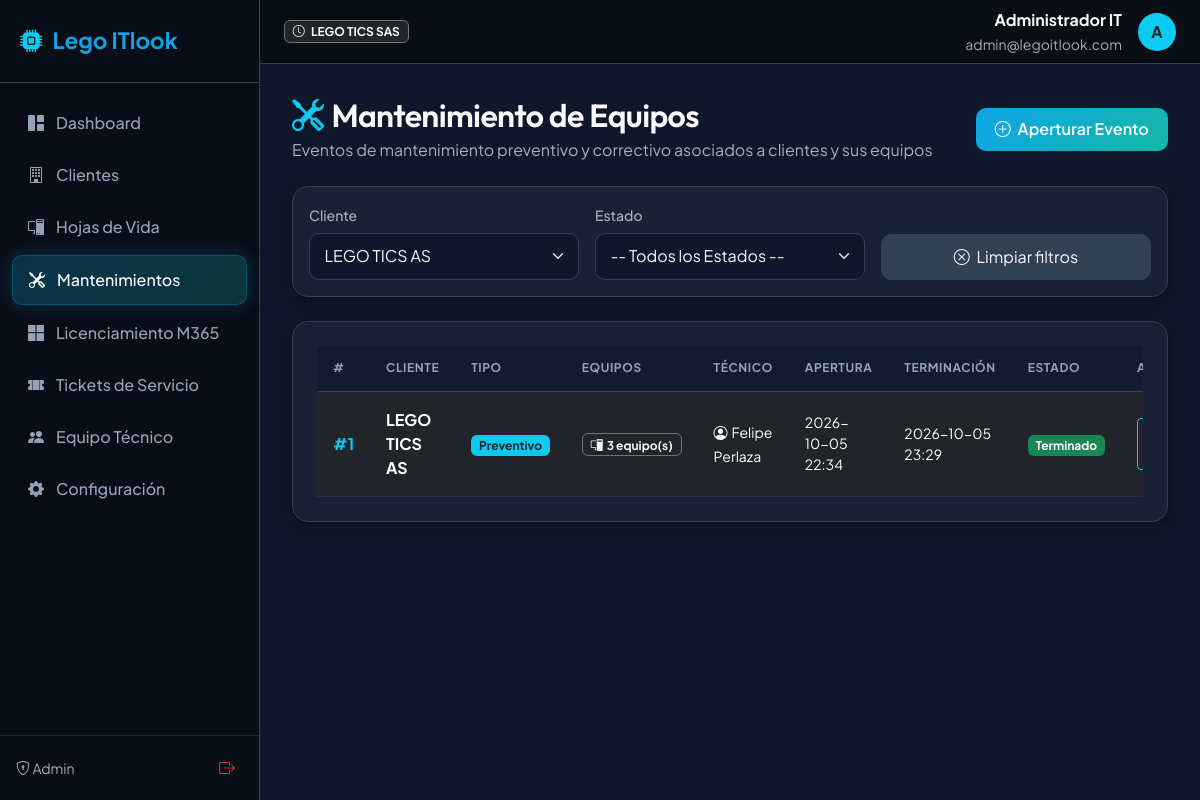
The app's page /maintenance/?client_id=1 (signed in) with its own data.
### app/models/user.py (models this page shows, shortened)
class User(UserMixin, db.Model):
    __tablename__ = 'users'
    id = db.Column(db.Integer, primary_key=True)
    name = db.Column(db.String(120), nullable=False)
    email = db.Column(db.String(120), unique=True, nullable=False)
    password_hash = db.Column(db.String(256), nullable=False)
    role = db.Column(db.String(20), default='tech', nullable=False) # 'admin', 'tech'
    is_active = db.Column(db.Boolean, default=True, nullable=False)
    created_at = db.Column(db.DateTime, default=datetime.utcnow)
    tickets_assigned = db.relationship('Ticket', backref='assigned_to_user', lazy=True, foreign_keys='Ticket.assigned_to_id')
    maintenance_logs = db.relationship('MaintenanceLog', backref='technician', lazy=True)
    interventions = db.relationship('TicketIntervention', backref='technician', lazy=True)
    maintenance_events = db.relationship('MaintenanceEvent', backref='technician', lazy=True)
    @property
    def is_admin(self):
        return self.role == 'admin'

### app/models/maintenance.py (models this page shows, shortened)
class MaintenanceEvent(db.Model):
    __tablename__ = 'maintenance_events'
    id = db.Column(db.Integer, primary_key=True)  # Id incremental
    client_id = db.Column(db.Integer, db.ForeignKey('clients.id'), nullable=False)
    technician_id = db.Column(db.Integer, db.ForeignKey('users.id'), nullable=True)  # Técnico responsable
    maintenance_type = db.Column(db.String(30), default='Preventivo', nullable=False)
    status = db.Column(db.String(30), default='Abierto', nullable=False)
    observations = db.Column(db.Text, nullable=True)
    opened_at = db.Column(db.DateTime, default=datetime.utcnow, nullable=False)
    finished_at = db.Column(db.DateTime, nullable=True)
    created_at = db.Column(db.DateTime, default=datetime.utcnow)
    items = db.relationship('MaintenanceEventItem', backref='event',
                            lazy=True, cascade='all, delete-orphan')
    STATUS_OPEN = 'Abierto'
    STATUS_IN_PROGRESS = 'En elaboración'
    STATUS_DONE = 'Terminado'
    STATUS_CHOICES = [STATUS_OPEN, STATUS_IN_PROGRESS, STATUS_DONE]
    @property
    def status_badge_class(self):
        smap = {
            'Abierto': 'bg-primary text-white',
            'En elaboración': 'bg-warning text-dark',
            'Terminado': 'bg-success text-white',
        }
        return smap.get(self.status, 'bg-secondary')
    @property
    def type_badge_class(self):
        return 'bg-info text-dark' if self.maintenance_type == 'Preventivo' else 'bg-warning text-dark'

### app/models/client.py (models this page shows, shortened)
class Client(db.Model):
    __tablename__ = 'clients'
    id = db.Column(db.Integer, primary_key=True)
    company_name = db.Column(db.String(150), nullable=False) # Razón social
    tax_id = db.Column(db.String(50), unique=True, nullable=False) # NIT / Identificación tributaria
    contact_name = db.Column(db.String(120), nullable=False)
    contact_email = db.Column(db.String(120), nullable=False)
    contact_phone = db.Column(db.String(50), nullable=False)
    address = db.Column(db.String(255), nullable=True)
    is_active = db.Column(db.Boolean, default=True, nullable=False)
    created_at = db.Column(db.DateTime, default=datetime.utcnow)
    locations = db.relationship('Location', backref='client', lazy=True, cascade='all, delete-orphan')
    contacts = db.relationship('ClientContact', backref='client', lazy=True, cascade='all, delete-orphan')
    assets = db.relationship('Asset', backref='client', lazy=True, cascade='all, delete-orphan')
    licenses = db.relationship('MicrosoftLicense', backref='client', lazy=True, cascade='all, delete-orphan')
    tickets = db.relationship('Ticket', backref='client', lazy=True, cascade='all, delete-orphan')
    maintenance_events = db.relationship('MaintenanceEvent', backref='client', lazy=True, cascade='all, delete-orphan')

### app/routes/maintenance.py (the view)
@maintenance_bp.route('/')
@login_required
def index():
    status_filter = request.args.get('status', '').strip()
    client_id = request.args.get('client_id', type=int)
    query = MaintenanceEvent.query
    if status_filter:
        query = query.filter_by(status=status_filter)
    if client_id:
        query = query.filter_by(client_id=client_id)
    events = query.order_by(MaintenanceEvent.opened_at.desc()).all()
    clients = Client.query.filter_by(is_active=True).order_by(Client.company_name.asc()).all()
    return render_template('maintenance/index.html',
                           events=events,
                           clients=clients,
                           status_filter=status_filter,
                           client_id=client_id,
                           status_choices=MaintenanceEvent.STATUS_CHOICES)

### app/templates/maintenance/index.html (shortened to what this page needs)
{% extends "base.html" %}
{% block content %}
<div class="d-flex justify-content-between align-items-center mb-4">
  <div>
    <h2 class="mb-1"><i class="bi bi-tools text-info me-2"></i>Mantenimiento de Equipos</h2>
    <p class="text-muted mb-0">Eventos de mantenimiento preventivo y correctivo asociados a clientes y sus equipos</p>
  </div>
  <a href="{{ url_for('maintenance.create') }}" class="btn btn-primary-custom">
    <i class="bi bi-plus-circle me-1"></i> Aperturar Evento
  </a>
</div>
<div class="glass-card p-3 mb-4">
  <form method="GET" action="{{ url_for('maintenance.index') }}" class="row g-3">
    <div class="col-md-4">
      <label class="form-label small text-muted">Cliente</label>
      <select class="form-select" name="client_id" onchange="this.form.submit()">
        {% for c in clients %}
        <option value="{{ c.id }}" {% if client_id == c.id %}selected{% endif %}>{{ c.company_name }}</option>
        {% endfor %}
      </select>
    </div>
    <div class="col-md-4">
      <label class="form-label small text-muted">Estado</label>
      <select class="form-select" name="status" onchange="this.form.submit()">
        <option value="">-- Todos los Estados --</option>
      </select>
    </div>
    <div class="col-md-4 d-flex align-items-end">
      <a href="{{ url_for('maintenance.index') }}" class="btn btn-secondary-custom w-100">
        <i class="bi bi-x-circle me-1"></i> Limpiar filtros
      </a>
    </div>
  </form>
</div>
<div class="glass-card p-4">
  <div class="table-responsive">
    <table class="table table-custom">
      <thead>
        <tr>
          <th>#</th>
          <th>Cliente</th>
          <th>Tipo</th>
          <th>Equipos</th>
          <th>Técnico</th>
          <th>Apertura</th>
          <th>Terminación</th>
          <th>Estado</th>
          <th>Acción</th>
        </tr>
      </thead>
      <tbody>
        {% for e in events %}
        <tr>
          <td class="fw-bold text-info">#{{ e.id }}</td>
          <td>
            <div class="fw-bold text-white">{{ e.client.company_name }}</div>
          </td>
          <td><span class="badge {{ e.type_badge_class }}">{{ e.maintenance_type }}</span></td>
          <td>
            <span class="badge bg-dark border border-secondary text-light">
              <i class="bi bi-pc-display me-1"></i>{{ e.items|length }} equipo(s)
            </span>
          </td>
          <td>
            {% if e.technician %}
              <small class="text-white"><i class="bi bi-person-circle me-1"></i>{{ e.technician.name }}</small>
            {% else %}
              <span class="badge bg-secondary">Sin Asignar</span>
            {% endif %}
          </td>
          <td class="small">{{ e.opened_at.strftime('%Y-%m-%d %H:%M') if e.opened_at else '-' }}</td>
          <td class="small">
            {% if e.finished_at %}
              {{ e.finished_at.strftime('%Y-%m-%d %H:%M') }}
            {% else %}
              <span class="text-muted">-</span>
            {% endif %}
          </td>
          <td><span class="badge {{ e.status_badge_class }}">{{ e.status }}</span></td>
          <td>
            <div class="d-flex gap-1">
              <a href="{{ url_for('maintenance.detail', event_id=e.id) }}" class="btn btn-sm btn-outline-info">
              </a>
            </div>
          </td>
        </tr>
        {% endfor %}
      </tbody>
    </table>
  </div>
</div>
{% endblock %}

### app/templates/base.html (shortened to what this page needs)
<!DOCTYPE html>
<html lang="es" data-bs-theme="dark">
<head>
  <link href="https://cdn.jsdelivr.net/npm/bootstrap@5.3.2/dist/css/bootstrap.min.css" rel="stylesheet">
  <link href="https://cdn.jsdelivr.net/npm/bootstrap-icons@1.11.3/font/bootstrap-icons.min.css" rel="stylesheet">
  <link rel="stylesheet" href="{{ url_for('static', filename='css/styles.css') }}">
</head>
<body>
{% if current_user.is_authenticated %}
<div class="app-wrapper">
  <aside class="sidebar">
    <div class="sidebar-brand">
      <i class="bi bi-cpu-fill text-info"></i>
      <span>Lego ITlook</span>
    </div>
    <nav class="sidebar-nav">
      <a href="{{ url_for('dashboard.index') }}" class="nav-link-custom {% if request.endpoint == 'dashboard.index' %}active{% endif %}">
        <i class="bi bi-grid-1x2-fill"></i> Dashboard
      </a>
      <a href="{{ url_for('clients.index') }}" class="nav-link-custom {% if 'clients' in request.endpoint %}active{% endif %}">
        <i class="bi bi-building"></i> Clientes
      </a>
      <a href="{{ url_for('assets.index') }}" class="nav-link-custom {% if 'assets' in request.endpoint %}active{% endif %}">
        <i class="bi bi-pc-display"></i> Hojas de Vida
      </a>
      <a href="{{ url_for('maintenance.index') }}" class="nav-link-custom {% if 'maintenance' in request.endpoint %}active{% endif %}">
        <i class="bi bi-tools"></i> Mantenimientos
      </a>
      <a href="{{ url_for('licenses.index') }}" class="nav-link-custom {% if 'licenses' in request.endpoint %}active{% endif %}">
        <i class="bi bi-microsoft"></i> Licenciamiento M365
      </a>
      <a href="{{ url_for('tickets.index') }}" class="nav-link-custom {% if 'tickets' in request.endpoint %}active{% endif %}">
        <i class="bi bi-ticket-perforated-fill"></i> Tickets de Servicio
      </a>
      {% if current_user.is_admin %}
      <a href="{{ url_for('auth.technicians') }}" class="nav-link-custom {% if request.endpoint == 'auth.technicians' %}active{% endif %}">
        <i class="bi bi-people-fill"></i> Equipo Técnico
      </a>
      <a href="{{ url_for('settings.index') }}" class="nav-link-custom {% if 'settings' in request.endpoint %}active{% endif %}">
        <i class="bi bi-gear-fill"></i> Configuración
      </a>
      {% endif %}
    </nav>
    <div class="p-3 border-top border-secondary border-opacity-25">
      <div class="d-flex align-items-center justify-content-between text-muted fs-7">
        <small><i class="bi bi-shield-lock"></i> {{ current_user.role|capitalize }}</small>
        <a href="{{ url_for('auth.logout') }}" class="btn btn-sm btn-outline-danger border-0" title="Cerrar Sesión">
          <i class="bi bi-box-arrow-right fs-6"></i>
        </a>
      </div>
    </div>
  </aside>
  <div class="main-content">
    <header class="topbar">
      <div class="d-flex align-items-center gap-2">
        <span class="badge bg-dark border border-secondary text-light">
          <i class="bi bi-clock me-1"></i> LEGO TICS SAS
        </span>
      </div>
      <div class="d-flex align-items-center gap-3">
        <div class="text-end">
          <div class="fw-bold fs-7">{{ current_user.name }}</div>
          <small class="text-muted fs-8">{{ current_user.email }}</small>
        </div>
        <div class="avatar bg-info text-dark fw-bold rounded-circle d-flex align-items-center justify-content-center" style="width:38px; height:38px;">
          {{ current_user.name[0]|upper }}
        </div>
      </div>
    </header>
    <main class="content-body">
      {% block content %}{% endblock %}
    </main>
  </div>
</div>
{% else %}
  {% block auth_content %}{% endblock %}
{% endif %}
</body>
</html>

### app/static/css/styles.css (style rules this page uses)
:root { --bg-dark: #0f172a; --bg-card: #1e293b; --bg-card-hover: #334155; --bg-sidebar: #090d16; --primary: #0ea5e9; --primary-hover: #0284c7; --accent: #14b8a6; --accent-light: #2dd4bf; --text-main: #f8fafc; --text-muted: #94a3b8; --border-color: #334155; --shadow-sm: 0 2px 4px rgba(0,0,0,0.2); --shadow-md: 0 4px 12px rgba(0,0,0,0.3); --shadow-glow: 0 0 20px rgba(14, 165, 233, 0.25); --radius-lg: 16px; --radius-md: 10px; --radius-sm: 6px; }
body { font-family: 'Plus Jakarta Sans', sans-serif; background-color: var(--bg-dark); color: var(--text-main); min-height: 100vh; margin: 0; }
h1, h2, h3, h4, h5, h6, .navbar-brand { font-family: 'Outfit', sans-serif; font-weight: 600; letter-spacing: -0.02em; }
.app-wrapper { display: flex; min-height: 100vh; }
.sidebar { width: 260px; background: var(--bg-sidebar); border-right: 1px solid var(--border-color); display: flex; flex-direction: column; transition: all 0.3s ease; z-index: 1000; }
.sidebar-brand { padding: 1.5rem 1.25rem; font-size: 1.4rem; font-weight: 700; color: #fff; display: flex; align-items: center; gap: 10px; border-bottom: 1px solid var(--border-color); }
.sidebar-brand span { color: var(--primary); }
.sidebar-nav { padding: 1rem 0.75rem; flex: 1; display: flex; flex-direction: column; gap: 4px; }
.nav-link-custom { display: flex; align-items: center; gap: 12px; padding: 0.75rem 1rem; color: var(--text-muted); text-decoration: none; border-radius: var(--radius-md); font-weight: 500; transition: all 0.2s ease; }
.nav-link-custom.active { color: #fff; background: linear-gradient(135deg, rgba(14, 165, 233, 0.25) 0%, rgba(20, 184, 166, 0.25) 100%); border: 1px solid rgba(14, 165, 233, 0.3); box-shadow: var(--shadow-glow); }
.main-content { flex: 1; display: flex; flex-direction: column; overflow-x: hidden; }
.topbar { height: 64px; background: var(--bg-sidebar); border-bottom: 1px solid var(--border-color); display: flex; align-items: center; justify-content: space-between; padding: 0 1.5rem; }
.content-body { padding: 2rem; flex: 1; }
.glass-card { background: rgba(30, 41, 59, 0.7); backdrop-filter: blur(12px); -webkit-backdrop-filter: blur(12px); border: 1px solid var(--border-color); border-radius: var(--radius-lg); box-shadow: var(--shadow-md); transition: transform 0.2s ease, box-shadow 0.2s ease; }
.table-custom { color: var(--text-main); margin: 0; }
.table-custom th { background: rgba(15, 23, 42, 0.5); color: var(--text-muted); font-size: 0.75rem; text-transform: uppercase; letter-spacing: 0.05em; padding: 0.85rem 1rem; border-bottom: 1px solid var(--border-color); }
.table-custom td { padding: 1rem; vertical-align: middle; border-bottom: 1px solid rgba(51, 65, 85, 0.5); }
.table-custom tbody tr { transition: background 0.15s ease; }
.btn-primary-custom { background: linear-gradient(135deg, var(--primary) 0%, var(--accent) 100%); border: none; color: #fff; font-weight: 600; padding: 0.6rem 1.2rem; border-radius: var(--radius-md); transition: all 0.2s ease; }
.btn-secondary-custom { background: var(--bg-card-hover); border: 1px solid var(--border-color); color: var(--text-main); padding: 0.6rem 1.2rem; border-radius: var(--radius-md); }
.form-control, .form-select { background-color: #0f172a; border: 1px solid var(--border-color); color: var(--text-main); border-radius: var(--radius-md); padding: 0.65rem 0.9rem; }
.form-label { font-weight: 500; font-size: 0.875rem; color: var(--text-muted); margin-bottom: 0.4rem; }

### records on screen
User: role "Admin", name "Administrador IT", email "admin@legoitlook.com", name "A"
MaintenanceEvent: id "1", client.company_name "LEGO TICS AS", maintenance_type "Preventivo", items|length "3", technician.name "Felipe Perlaza", opened_at "2026-10-05 22:34", finished_at "2026-10-05 23:29", status "Terminado"

### other values on screen
form field client_id "LEGO TICS AS"
